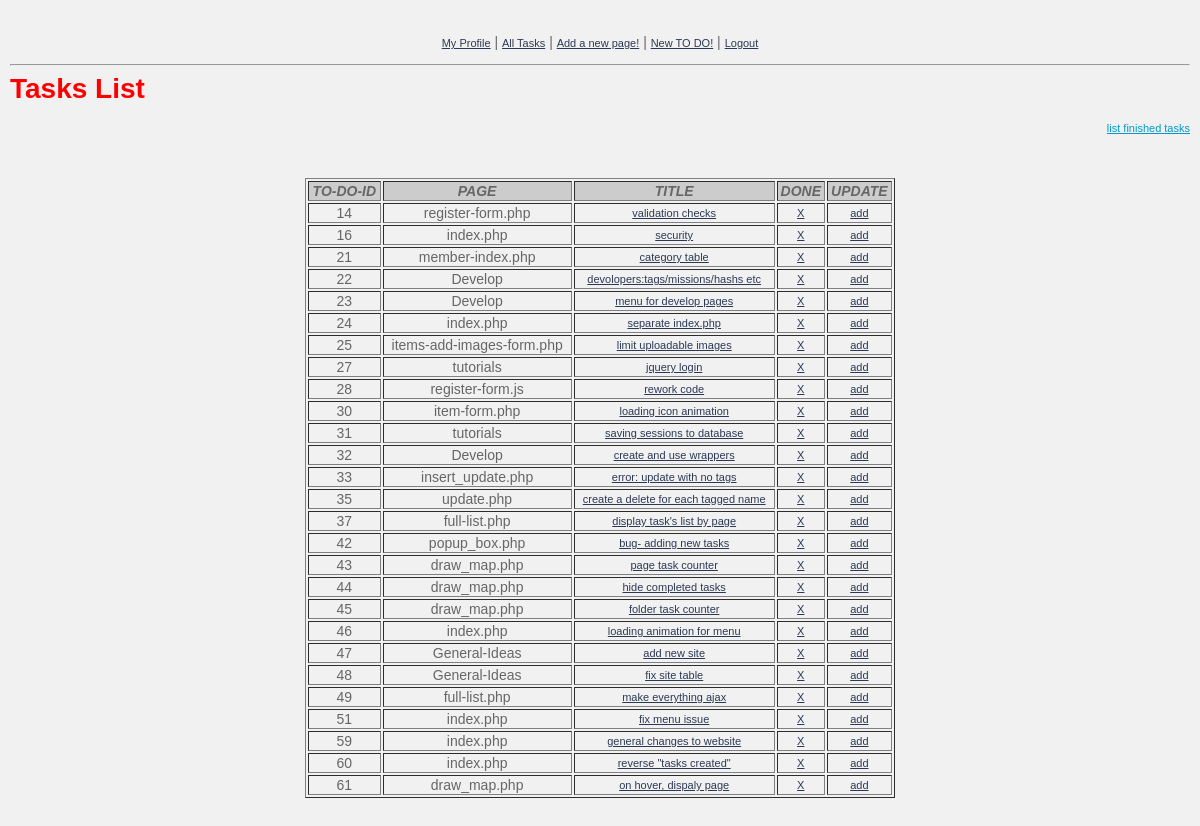
Page /old-full-list.php (signed in) on the committed database.
### tables this page shows
CREATE TABLE IF NOT EXISTS `to_do` (
  `to_do_id` int(11) NOT NULL AUTO_INCREMENT,
  `page_id` int(11) NOT NULL,
  `developer_id` int(11) NOT NULL,
  `title` text NOT NULL,
  `details` text NOT NULL,
  `done` tinyint(1) NOT NULL COMMENT 'Y or N',
  `timestamp` timestamp NOT NULL DEFAULT CURRENT_TIMESTAMP,
  PRIMARY KEY (`to_do_id`)
);

CREATE TABLE IF NOT EXISTS `pages` (
  `page_id` int(11) NOT NULL AUTO_INCREMENT,
  `name` text NOT NULL,
  `folder_id` int(11) NOT NULL,
  `timestamp` timestamp NOT NULL DEFAULT CURRENT_TIMESTAMP,
  PRIMARY KEY (`page_id`)
);

### functions/full-list/old-full-list.php (the view, shortened to what this page needs)
                   <?php
function get_list_ongoing_tasks()
{
	include('functions/connect_db.php');
				?>		<h1>Tasks List</h1>
                   	<p style="text-align:right; color:#09C">
				<a  style=" color:#09C;" href="<?php echo '../old-full-list.php?listfinshedtasks=1' ?>">list finished tasks</a>
                   </p>
				<?php
				$query= 'SELECT * FROM to_do
						 WHERE  done =0';
				if(!$results= mysql_query($query,$db_link))
				{
					echo 'query error 1';
					exit();
				}
			?>
				<p>&nbsp;</p>
				<table width="50%" align = "center" border="1">
				  <tr>
					<td bgcolor="#CCCCCC"><span class="aligen_cen"><em><strong>TO-DO-ID</strong></em></span></td>
					<td bgcolor="#CCCCCC"><span class="aligen_cen"><em><strong>PAGE</strong></em></span></td>
					<td bgcolor="#CCCCCC"><span class="aligen_cen"><em><strong>TITLE</strong></em></span></td>
					<td bgcolor="#CCCCCC"><span class="aligen_cen"><em><strong>DONE</strong></em></span></td>
					<td bgcolor="#CCCCCC"><span class="aligen_cen"><em><strong>UPDATE</strong></em></span></td>
				  </tr>
				  <?php
				  while($row=mysql_fetch_assoc($results))
				  {
				  ?>
				  <tr>
					<td><span class="aligen_cen"><?php echo $row['to_do_id']?></span></td>
					<td><span class="aligen_cen">
					<?php
							$page_id=$row['page_id'];
							$query2= "SELECT * FROM pages
									 WHERE  page_id ='$page_id' ";
							if(!$results2= mysql_query($query2,$db_link))
							{
								echo 'query error 1';
								exit();
							}
							if(!$row2=mysql_fetch_assoc($results2))
							{
								echo 'error : page deleted from table';
							}
							echo $row2['name']; ?>
					</span></td>
					<td><span class="aligen_cen">
					<a href= "<?='../update.php'.'?object='.$row['to_do_id']?> "><?=$row['title']?></a>
				  </span></td>
					<td><span class="aligen_cen"><a href= "<?='../old-full-list.php'.'?done='.$row['to_do_id']?> ">X</a></span></td>
					<td><span class="aligen_cen"> <a href= "<?='../update.php'.'?object='.$row['to_do_id']?> ">add</a></span></td>
				  </tr>
				  <?php
				  }
				  ?>
				</table>
     <?php
}
?>

### css/old-full-list.css (style rules this page uses)
body { font: 14px Verdana, Arial, Helvetica, sans-serif; color: #666666; margin: 0px; padding: 20px 10px 0px; text-align: center; background-color: #F1F1F1; }
h1 { color: #F00; margin: 0px 0px 5px; padding: 0px 0px 3px; font: bold 200% Verdana, Arial, Helvetica, sans-serif; text-align:left; }
a { color: #2D3954; font-size: 11px; }

### old-full-list.php (style rules this page uses)
.aligen_cen { text-align: center; }

### rows in the picture
to_do: to_do_id "14", page.name "register-form.php", title "validation checks"
to_do: to_do_id "16", page.name "index.php", title "security"
to_do: to_do_id "21", page.name "member-index.php", title "category table"
to_do: to_do_id "22", page.name "Develop", title "devolopers:tags/missions/hashs etc"
to_do: to_do_id "23", page.name "Develop", title "menu for develop pages"
to_do: to_do_id "24", page.name "index.php", title "separate index.php"
to_do: to_do_id "25", page.name "items-add-images-form.php", title "limit uploadable images"
to_do: to_do_id "27", page.name "tutorials", title "jquery login"
to_do: to_do_id "28", page.name "register-form.js", title "rework code"
to_do: to_do_id "30", page.name "item-form.php", title "loading icon animation"
to_do: to_do_id "31", page.name "tutorials", title "saving sessions to database"
to_do: to_do_id "32", page.name "Develop", title "create and use wrappers"
to_do: to_do_id "33", page.name "insert_update.php", title "error: update with no tags"
to_do: to_do_id "35", page.name "update.php", title "create a delete for each tagged name"
to_do: to_do_id "37", page.name "full-list.php", title "display task's list by page"
to_do: to_do_id "42", page.name "popup_box.php", title "bug- adding new tasks"
to_do: to_do_id "43", page.name "draw_map.php", title "page task counter"
to_do: to_do_id "44", page.name "draw_map.php", title "hide completed tasks"
to_do: to_do_id "45", page.name "draw_map.php", title "folder task counter"
to_do: to_do_id "46", page.name "index.php", title "loading animation for menu"
to_do: to_do_id "47", page.name "General-Ideas", title "add new site"
to_do: to_do_id "48", page.name "General-Ideas", title "fix site table"
to_do: to_do_id "49", page.name "full-list.php", title "make everything ajax"
to_do: to_do_id "51", page.name "index.php", title "fix menu issue"
to_do: to_do_id "59", page.name "index.php", title "general changes to website"
to_do: to_do_id "60", page.name "index.php", title "reverse \"tasks created\""
to_do: to_do_id "61", page.name "draw_map.php", title "on hover, dispaly page"
